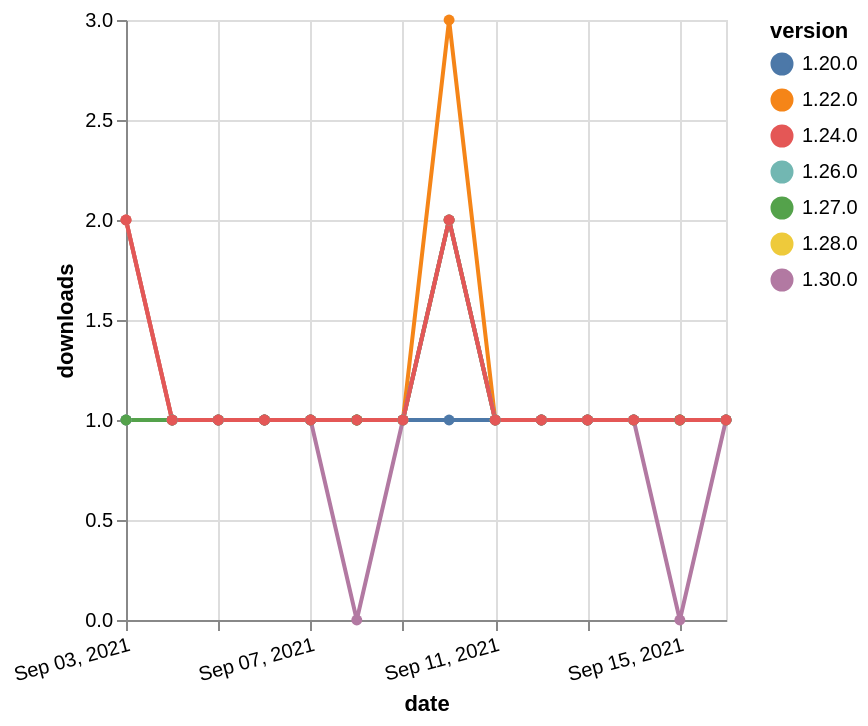

The specification (Vega-Lite) saved for this image:
### Vega-Lite specification from a JSON file in a GitHub repository (floating-point values rounded to 4 significant figures)
{"$schema": "https://vega.github.io/schema/vega-lite/v5.json", "description": "A simple bar chart with embedded data.", "data": {"values": [{"date": "2021-09-03", "total": 278, "delta": 2, "version": "1.22.0"}, {"date": "2021-09-04", "total": 279, "delta": 1, "version": "1.22.0"}, {"date": "2021-09-05", "total": 280, "delta": 1, "version": "1.22.0"}, {"date": "2021-09-06", "total": 281, "delta": 1, "version": "1.22.0"}, {"date": "2021-09-07", "total": 282, "delta": 1, "version": "1.22.0"}, {"date": "2021-09-08", "total": 283, "delta": 1, "version": "1.22.0"}, {"date": "2021-09-09", "total": 284, "delta": 1, "version": "1.22.0"}, {"date": "2021-09-10", "total": 287, "delta": 3, "version": "1.22.0"}, {"date": "2021-09-11", "total": 288, "delta": 1, "version": "1.22.0"}, {"date": "2021-09-12", "total": 289, "delta": 1, "version": "1.22.0"}, {"date": "2021-09-13", "total": 290, "delta": 1, "version": "1.22.0"}, {"date": "2021-09-14", "total": 291, "delta": 1, "version": "1.22.0"}, {"date": "2021-09-15", "total": 292, "delta": 1, "version": "1.22.0"}, {"date": "2021-09-16", "total": 293, "delta": 1, "version": "1.22.0"}, {"date": "2021-09-03", "total": 159, "delta": 1, "version": "1.28.0"}, {"date": "2021-09-04", "total": 160, "delta": 1, "version": "1.28.0"}, {"date": "2021-09-05", "total": 161, "delta": 1, "version": "1.28.0"}, {"date": "2021-09-06", "total": 162, "delta": 1, "version": "1.28.0"}, {"date": "2021-09-07", "total": 163, "delta": 1, "version": "1.28.0"}, {"date": "2021-09-08", "total": 164, "delta": 1, "version": "1.28.0"}, {"date": "2021-09-09", "total": 165, "delta": 1, "version": "1.28.0"}, {"date": "2021-09-10", "total": 167, "delta": 2, "version": "1.28.0"}, {"date": "2021-09-11", "total": 168, "delta": 1, "version": "1.28.0"}, {"date": "2021-09-12", "total": 169, "delta": 1, "version": "1.28.0"}, {"date": "2021-09-13", "total": 170, "delta": 1, "version": "1.28.0"}, {"date": "2021-09-14", "total": 171, "delta": 1, "version": "1.28.0"}, {"date": "2021-09-15", "total": 172, "delta": 1, "version": "1.28.0"}, {"date": "2021-09-16", "total": 173, "delta": 1, "version": "1.28.0"}, {"date": "2021-09-03", "total": 149, "delta": 1, "version": "1.26.0"}, {"date": "2021-09-04", "total": 150, "delta": 1, "version": "1.26.0"}, {"date": "2021-09-05", "total": 151, "delta": 1, "version": "1.26.0"}, {"date": "2021-09-06", "total": 152, "delta": 1, "version": "1.26.0"}, {"date": "2021-09-07", "total": 153, "delta": 1, "version": "1.26.0"}, {"date": "2021-09-08", "total": 154, "delta": 1, "version": "1.26.0"}, {"date": "2021-09-09", "total": 155, "delta": 1, "version": "1.26.0"}, {"date": "2021-09-10", "total": 157, "delta": 2, "version": "1.26.0"}, {"date": "2021-09-11", "total": 158, "delta": 1, "version": "1.26.0"}, {"date": "2021-09-12", "total": 159, "delta": 1, "version": "1.26.0"}, {"date": "2021-09-13", "total": 160, "delta": 1, "version": "1.26.0"}, {"date": "2021-09-14", "total": 161, "delta": 1, "version": "1.26.0"}, {"date": "2021-09-15", "total": 162, "delta": 1, "version": "1.26.0"}, {"date": "2021-09-16", "total": 163, "delta": 1, "version": "1.26.0"}, {"date": "2021-09-03", "total": 204, "delta": 1, "version": "1.20.0"}, {"date": "2021-09-04", "total": 205, "delta": 1, "version": "1.20.0"}, {"date": "2021-09-05", "total": 206, "delta": 1, "version": "1.20.0"}, {"date": "2021-09-06", "total": 207, "delta": 1, "version": "1.20.0"}, {"date": "2021-09-07", "total": 208, "delta": 1, "version": "1.20.0"}, {"date": "2021-09-08", "total": 209, "delta": 1, "version": "1.20.0"}, {"date": "2021-09-09", "total": 210, "delta": 1, "version": "1.20.0"}, {"date": "2021-09-10", "total": 211, "delta": 1, "version": "1.20.0"}, {"date": "2021-09-11", "total": 212, "delta": 1, "version": "1.20.0"}, {"date": "2021-09-12", "total": 213, "delta": 1, "version": "1.20.0"}, {"date": "2021-09-13", "total": 214, "delta": 1, "version": "1.20.0"}, {"date": "2021-09-14", "total": 215, "delta": 1, "version": "1.20.0"}, {"date": "2021-09-15", "total": 216, "delta": 1, "version": "1.20.0"}, {"date": "2021-09-16", "total": 217, "delta": 1, "version": "1.20.0"}, {"date": "2021-09-03", "total": 136, "delta": 1, "version": "1.27.0"}, {"date": "2021-09-04", "total": 137, "delta": 1, "version": "1.27.0"}, {"date": "2021-09-05", "total": 138, "delta": 1, "version": "1.27.0"}, {"date": "2021-09-06", "total": 139, "delta": 1, "version": "1.27.0"}, {"date": "2021-09-07", "total": 140, "delta": 1, "version": "1.27.0"}, {"date": "2021-09-08", "total": 141, "delta": 1, "version": "1.27.0"}, {"date": "2021-09-09", "total": 142, "delta": 1, "version": "1.27.0"}, {"date": "2021-09-10", "total": 144, "delta": 2, "version": "1.27.0"}, {"date": "2021-09-11", "total": 145, "delta": 1, "version": "1.27.0"}, {"date": "2021-09-12", "total": 146, "delta": 1, "version": "1.27.0"}, {"date": "2021-09-13", "total": 147, "delta": 1, "version": "1.27.0"}, {"date": "2021-09-14", "total": 148, "delta": 1, "version": "1.27.0"}, {"date": "2021-09-15", "total": 149, "delta": 1, "version": "1.27.0"}, {"date": "2021-09-16", "total": 150, "delta": 1, "version": "1.27.0"}, {"date": "2021-09-03", "total": 114, "delta": 2, "version": "1.30.0"}, {"date": "2021-09-04", "total": 115, "delta": 1, "version": "1.30.0"}, {"date": "2021-09-05", "total": 116, "delta": 1, "version": "1.30.0"}, {"date": "2021-09-06", "total": 117, "delta": 1, "version": "1.30.0"}, {"date": "2021-09-07", "total": 118, "delta": 1, "version": "1.30.0"}, {"date": "2021-09-08", "total": 118, "delta": 0, "version": "1.30.0"}, {"date": "2021-09-09", "total": 119, "delta": 1, "version": "1.30.0"}, {"date": "2021-09-10", "total": 121, "delta": 2, "version": "1.30.0"}, {"date": "2021-09-11", "total": 122, "delta": 1, "version": "1.30.0"}, {"date": "2021-09-12", "total": 123, "delta": 1, "version": "1.30.0"}, {"date": "2021-09-13", "total": 124, "delta": 1, "version": "1.30.0"}, {"date": "2021-09-14", "total": 125, "delta": 1, "version": "1.30.0"}, {"date": "2021-09-15", "total": 125, "delta": 0, "version": "1.30.0"}, {"date": "2021-09-16", "total": 126, "delta": 1, "version": "1.30.0"}, {"date": "2021-09-03", "total": 172, "delta": 2, "version": "1.24.0"}, {"date": "2021-09-04", "total": 173, "delta": 1, "version": "1.24.0"}, {"date": "2021-09-05", "total": 174, "delta": 1, "version": "1.24.0"}, {"date": "2021-09-06", "total": 175, "delta": 1, "version": "1.24.0"}, {"date": "2021-09-07", "total": 176, "delta": 1, "version": "1.24.0"}, {"date": "2021-09-08", "total": 177, "delta": 1, "version": "1.24.0"}, {"date": "2021-09-09", "total": 178, "delta": 1, "version": "1.24.0"}, {"date": "2021-09-10", "total": 180, "delta": 2, "version": "1.24.0"}, {"date": "2021-09-11", "total": 181, "delta": 1, "version": "1.24.0"}, {"date": "2021-09-12", "total": 182, "delta": 1, "version": "1.24.0"}, {"date": "2021-09-13", "total": 183, "delta": 1, "version": "1.24.0"}, {"date": "2021-09-14", "total": 184, "delta": 1, "version": "1.24.0"}, {"date": "2021-09-15", "total": 185, "delta": 1, "version": "1.24.0"}, {"date": "2021-09-16", "total": 186, "delta": 1, "version": "1.24.0"}]}, "width": "container", "mark": {"type": "line", "point": {"filled": true}}, "encoding": {"x": {"field": "date", "type": "temporal", "timeUnit": "yearmonthdate", "title": "date", "axis": {"labelAngle": -15}}, "y": {"field": "delta", "type": "quantitative", "title": "downloads"}, "color": {"field": "version", "type": "nominal"}, "tooltip": {"field": "delta"}}}
